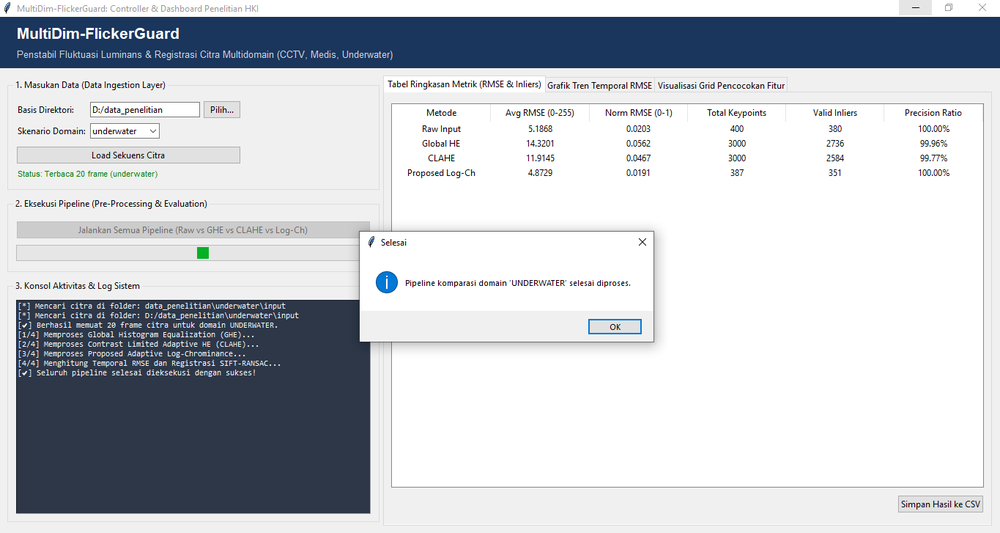
#> input picture AppMain02.PNG, 1000 x 533 px, shrunk from 1365 x 727 before the run, given as the content of the folder data_penelitian/cctv/input, which was not available
$ python logch2.py
#> lines starting #> are read from the running program, lines starting #| are printed output that depends on the picture; pictures that were not available may be replaced by others from this repository, and a replacement may not be noted
#> in process_dataset, img is the input picture: shape (533, 1000, 4); mean B, G, R, A 206.1, 200, 195.9, 255
import cv2
import numpy as np
import os
import glob

def match_contrast_stats(src, ref):
    """
    Menyesuaikan mean dan stddev citra hasil rekonstruksi (src)
    agar sesuai dengan citra referensi asli (ref) guna meniadakan
    peregangan kontras buatan akibat fungsi eksponensial.
    """
    src_mean, src_std = np.mean(src), np.std(src)
    ref_mean, ref_std = np.mean(ref), np.std(ref)

    if src_std < 1e-5:
        return np.full_like(src, ref_mean)

    matched = ref_mean + (src - src_mean) * (ref_std / src_std)
    return matched

def improved_adaptive_log_chromaticity(image_sequence, window_size=5, spatial_ratio=0.05):
    """
    Mereduksi flicker dengan kombinasi Invariansi Log-Chromaticity,
    Pemulusan Spasial-Temporal 2D, dan Penyelarasan Statistik Kontras.
    """
#> called with window_size = 5, spatial_ratio = 0.05
    num_frames = len(image_sequence)
#> num_frames = 1
    if num_frames == 0:
        return []

    h, w = image_sequence[0].shape[:2]
#> h = 533; w = 1000

    # Tentukan ukuran kernel Gaussian spasial 2D berdasarkan resolusi gambar
    ksize = int(min(h, w) * spatial_ratio)
#> ksize = 26
    if ksize % 2 == 0:
        ksize += 1
#> ksize = 27
    ksize = max(15, ksize)

    is_color = len(image_sequence[0].shape) == 3 and image_sequence[0].shape[2] == 3
#> is_color = True

    log_intensities = []
    log_chromaticities = []
    spatial_illum_maps = []

    # 1. Konversi ke Domain Logaritmik & Isolasi Iluminasi Spasial 2D
    for img in image_sequence:
        img_float = img.astype(np.float64) + 1.0
        log_img = np.log(img_float)

        if is_color:
            # Log-Intensity (Rata-rata Geometris)
            log_intensity = np.mean(log_img, axis=2)
            # Log-Chromaticity: C_c = ln(I_c) - ln(I_geo)
            log_chroma = log_img - log_intensity[:, :, np.newaxis]

            log_intensities.append(log_intensity)
            log_chromaticities.append(log_chroma)
        else:
            log_intensity = log_img
            log_intensities.append(log_intensity)

        # Estimasi Peta Iluminasi Lokal 2D (Gaussian Blur pada domain log)
        blur_illum = cv2.GaussianBlur(log_intensity, (ksize, ksize), 0)
        spatial_illum_maps.append(blur_illum)
#> this loop made 1 pass
#> pass 1, in improved_adaptive_log_chromaticity, `log_img = np.log(img_float)`:
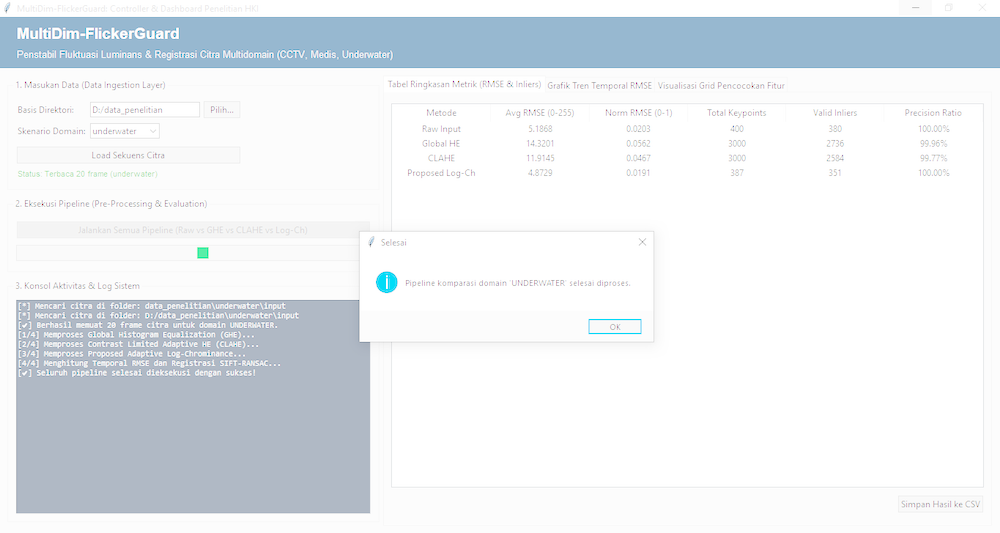
#> log_img: shape (533, 1000, 3) float64; mean B, G, R 5.24, 5.16, 5.06; drawn with min black and max white
#> pass 1, in improved_adaptive_log_chromaticity, `log_intensity = np.mean(log_img, axis=2)`:
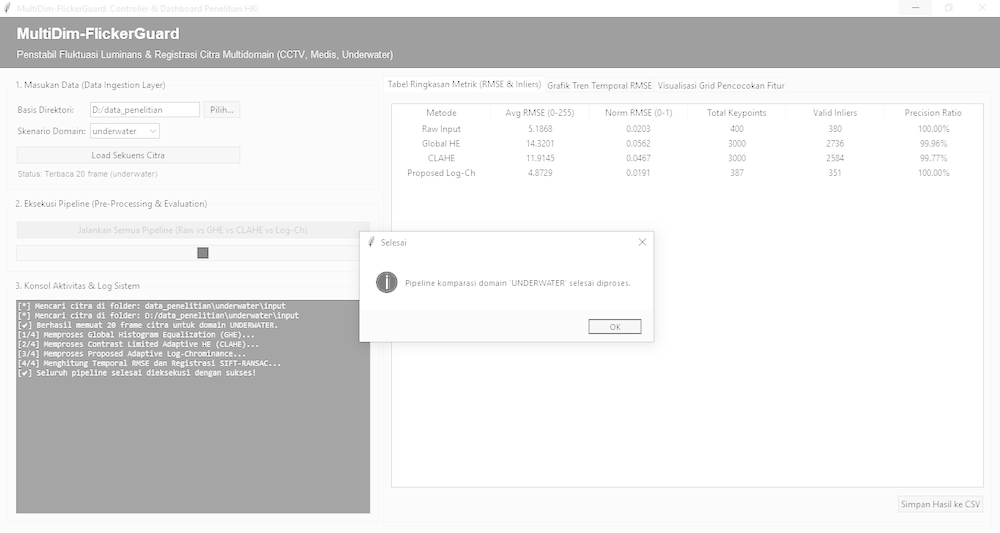
#> log_intensity: shape (533, 1000) float64; min 1.26, max 5.55, mean 5.15; drawn with min black and max white
#> pass 1, in improved_adaptive_log_chromaticity, `log_chroma = log_img - log_intensity[:, :, np.newaxis]`:
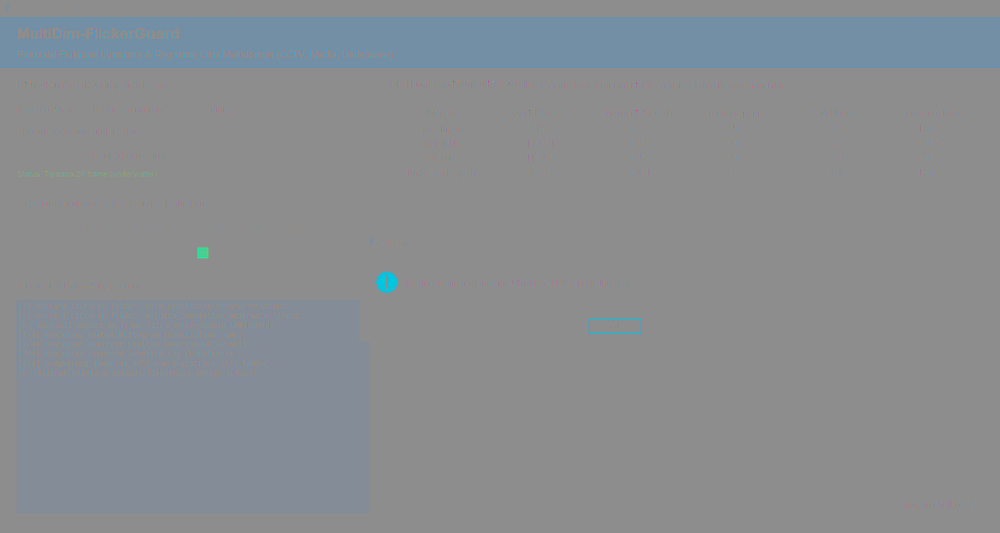
#> log_chroma: shape (533, 1000, 3) float64; mean B, G, R 0.0898, 0.00355, -0.0934; drawn with min black and max white
#> after the loop, log_chromaticities = 1 item; log_intensities = 1 item; spatial_illum_maps = 1 item

    spatial_illum_maps = np.array(spatial_illum_maps)  # Shape: (N, H, W)

    # 2. Moving Average Temporal 3D (Spasial-Temporal Smoothing)
    half_win = window_size // 2
    smooth_illum_maps = np.zeros_like(spatial_illum_maps)

    for i in range(num_frames):
        start_idx = max(0, i - half_win)
        end_idx = min(num_frames, i + half_win + 1)
        # Rata-rata temporal untuk setiap titik koordinat (x, y)
        smooth_illum_maps[i] = np.mean(spatial_illum_maps[start_idx:end_idx], axis=0)
#> this loop made 1 pass
#> end_idx on pass 1: 1

    # 3. Koreksi Bias Flicker Lokal 2D & Rekonstruksi Citra
    processed_sequence = []
    for i in range(num_frames):
        # Bias flicker spasial 2D = peta_saat_ini - peta_smooth
        flicker_bias_2d = spatial_illum_maps[i] - smooth_illum_maps[i]

        # Koreksi intensitas log per-piksel
        corrected_log_intensity = log_intensities[i] - flicker_bias_2d

        if is_color:
            corrected_log_img = log_chromaticities[i] + corrected_log_intensity[:, :, np.newaxis]
        else:
            corrected_log_img = corrected_log_intensity

        # Rekonstruksi ke domain linear: exp(ln(I)) - 1
        linear_img = np.exp(corrected_log_img) - 1.0

        # 4. Normalisasi Skala Kontras (Mean & Std Matching ke Input Asli)
        orig_img_float = image_sequence[i].astype(np.float64)
        if is_color:
            matched_img = np.zeros_like(linear_img)
            for c in range(3):
                matched_img[:, :, c] = match_contrast_stats(linear_img[:, :, c], orig_img_float[:, :, c])
        else:
            matched_img = match_contrast_stats(linear_img, orig_img_float)

        # Clipping ke batas valid piksel 8-bit
        output_img = np.clip(matched_img, 0, 255).astype(np.uint8)
        processed_sequence.append(output_img)
#> this loop made 1 pass
#> after the loop, processed_sequence = 1 item

    return processed_sequence


def process_dataset(scenario_name, input_folder, output_folder, window_size=5):
    if not os.path.exists(output_folder):
        os.makedirs(output_folder)

    extensions = ('*.jpg', '*.jpeg', '*.png', '*.bmp', '*.tif', '*.tiff',
                  '*.JPG', '*.JPEG', '*.PNG', '*.BMP', '*.TIF', '*.TIFF')
    image_paths = []
    for ext in extensions:
        image_paths.extend(glob.glob(os.path.join(input_folder, ext)))
    image_paths = sorted(list(set(image_paths)))

    if len(image_paths) == 0:
        print(f"[{scenario_name.upper()}] Peringatan: Tidak ada gambar di '{input_folder}'")
        return

    print(f"[{scenario_name.upper()}] Membaca {len(image_paths)} gambar...")

    raw_images = []
    valid_paths = []
    for path in image_paths:
        img = cv2.imread(path, cv2.IMREAD_UNCHANGED)
        if img is not None:
            if len(img.shape) == 3 and img.shape[2] == 4:
                img = cv2.cvtColor(img, cv2.COLOR_BGRA2BGR)
            raw_images.append(img)
            valid_paths.append(path)

    print(f"[{scenario_name.upper()}] Memproses Improved Adaptive Log-Chromaticity...")
    stabilized_images = improved_adaptive_log_chromaticity(raw_images, window_size=window_size)
#> stabilized_images = 1 item

    for path, img_out in zip(valid_paths, stabilized_images):
        filename = os.path.basename(path)
        cv2.imwrite(os.path.join(output_folder, filename), img_out)

    print(f"[{scenario_name.upper()}] Selesai! Hasil disimpan di: '{output_folder}'\n")
#| [CCTV] Selesai! Hasil disimpan di: 'data_penelitian/cctv/output_logch'


# --- Eksekusi Program ---
base_path = "data_penelitian"
scenarios = ["cctv", "medical", "underwater"]

for scn in scenarios:
    input_dir = os.path.join(base_path, scn, "input")
    output_dir = os.path.join(base_path, scn, "output_logch")

    process_dataset(scn, input_dir, output_dir, window_size=5)
